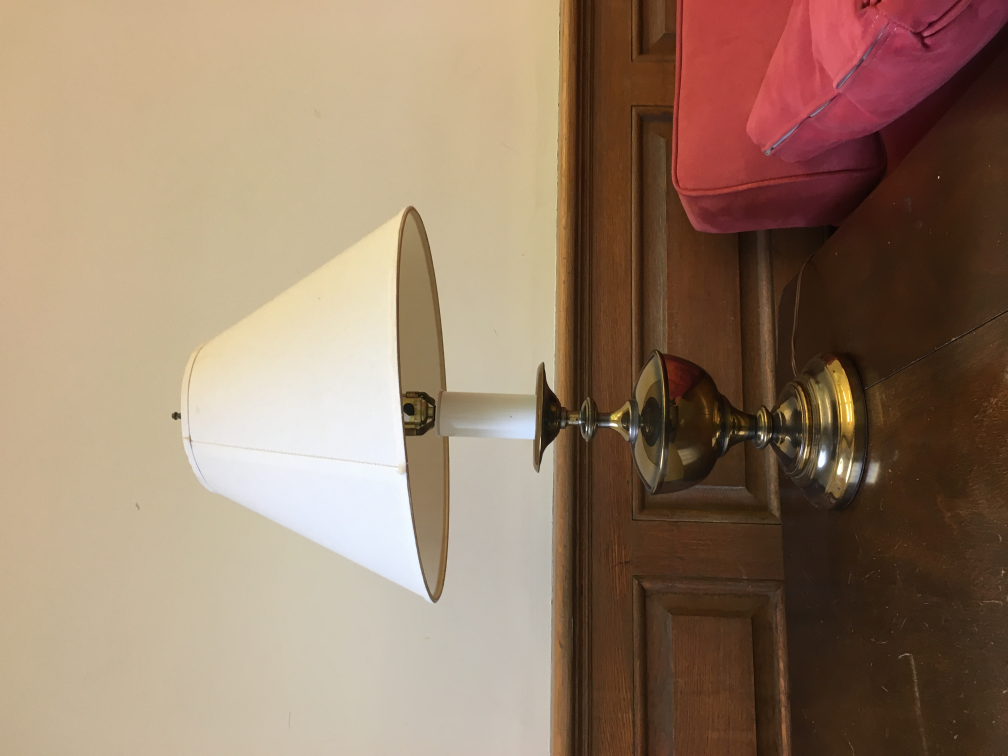
#> input picture server/stego_encoders/lamp.JPG, 4032 x 3024 px (shown at 1/4 size); the run also reads 1 picture not shown here
$ jupyter execute --allow-errors Stego.ipynb   (older library calls are emulated)
#> lines starting #> are read from the running program, lines starting #| are printed output that depends on the picture; long printed decimals are rounded
[cell 1]
import skimage.io as skio
import skimage.color as skc
import skimage.exposure as ske
import matplotlib.pyplot as plt
import numpy as np
from skimage.transform import rescale as rescale

[cell 2]
lamp = skio.imread('lamp.JPG')
#> lamp is the input picture: shape (3024, 4032, 3); mean R, G, B 149.7, 124.9, 103.5
lampg = skc.rgb2gray(lamp)
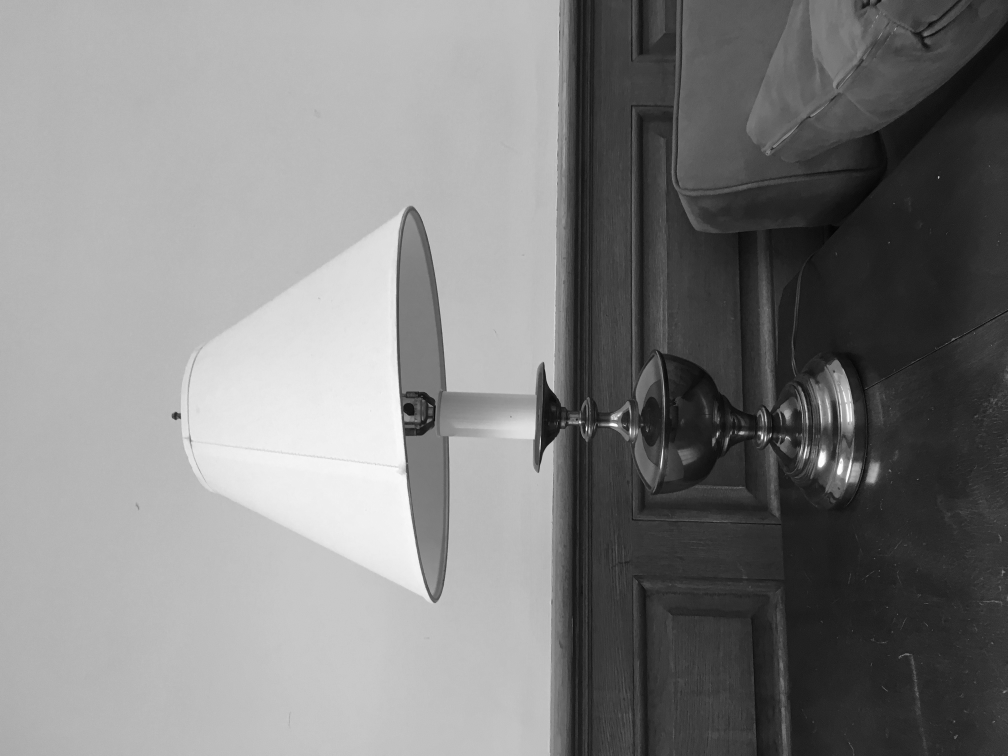
#> lampg: shape (3024, 4032) float64 (shown at 1/4 size); min 0.00417, max 1, mean 0.504
fig = plt.figure(figsize=(13,13))
plt.imshow(lampg, cmap='gray')

[cell 3]
house = skio.imread('house.JPG')
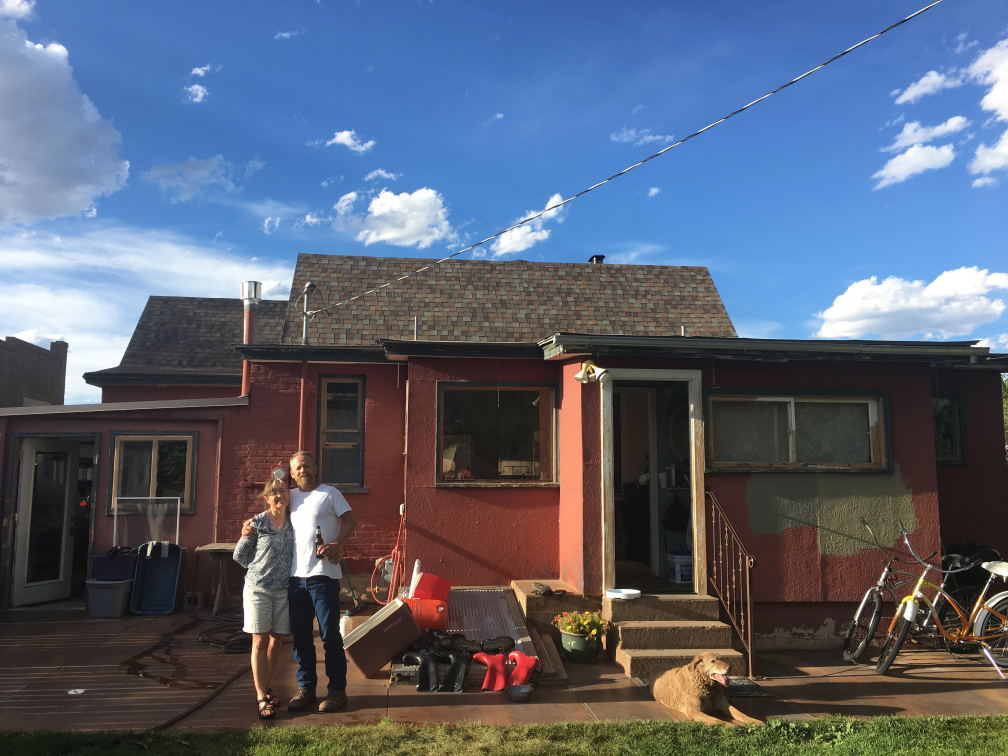
#> input picture server/stego_encoders/house.JPG, 4032 x 3024 px (shown at 1/4 size)
#> house is the input picture: shape (3024, 4032, 3); mean R, G, B 88.7, 97.5, 114.8
houseg = skc.rgb2gray(house)
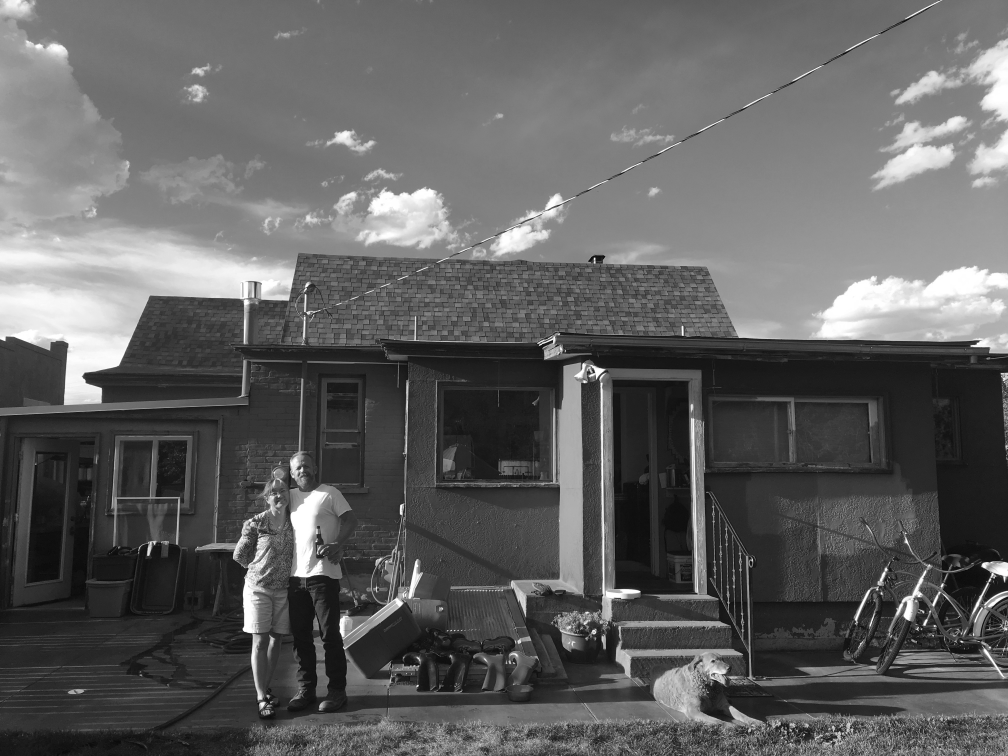
#> houseg: shape (3024, 4032) float64 (shown at 1/4 size); min 0, max 1, mean 0.38
houseg = (houseg*255).astype(int)
#> (the rest of this cell did not finish here and is left out)

[cell 4]
def encodeGray(hidden, base, filename):
    # hidden and base are two numpy arrays
    # total number of pixels of hidden must be 1/8 of base
#> called with filename = 'newhouse.png'
    hpx = hidden.shape[0] * hidden.shape[1]
#> hpx = 12192768
    bpx = base.shape[0] * base.shape[1]
#> bpx = 12192768
    base_shape = base.shape
#> base_shape = (3024, 4032)
    x = 2
    while(hpx > 1/8 * bpx):
        hidden_new = rescale(hidden, 1/x, anti_aliasing=True, multichannel=False)
        hpx = hidden_new.shape[0] * hidden_new.shape[1]
        x+= 1
#> after the loop, x = 4
    # unravel matrices into arrays
    hidden_new *= 255
    print("hidden shape = ", hidden_new.shape)
#| hidden shape =  (1008, 1344)
    print("hidden length = ", str(hpx))
#| hidden length =  1354752
    hidden = np.reshape(hidden_new, hpx)
    print("hidden[0] = ", hidden[10000])
#| hidden[0] =  189.212
    print("hidden[1] = ", hidden[100000])
#| hidden[1] =  188.473
    #base = (base*255).astype(int)
    #base = base.astype(int)
    base = np.reshape(base, bpx)
    # iterate through all elements of hidden, keep counter in base, increment for each shift in hidden
    # encode each element in hidden.shape in first 24 lowest bits of base
    hidden_shape = hidden_new.shape
#> hidden_shape = (1008, 1344)
    for i in range(0,2):
        for j in range(0,12):
            element = i * 12 + j
            bit = (np.right_shift(hidden_shape[i], j) & 1)
            #base[element] = np.left_shift(np.right_shift(base[element],1),1) + bit
            base[element] = ((base[element] // 2) * 2) +  bit
    # encode remaining bits in
    count = 24
    for x in range(0, len(hidden)):
        for j in range(0,8):
            bit = (int(hidden[x]) >> j) & 1
            #base[count] = np.left_shift(np.right_shift(base[count],1),1) + bit
            base[count] = ((base[count] // 2) * 2) + bit
            count += 1
#> after the loop, count = 10838040
    base = np.reshape(base, base_shape)
    skio.imsave(filename, base)


#> (the rest of this cell did not finish here and is left out)

#> (a cell that did not finish here is left out)

#> (a cell that did not finish here is left out)

[cell 7]
def decodeGray(base, filename):
    # base is a 2D numpy array
    # first 2 12 byte intervals refer to shape of the hidden image
    bpx = base.shape[0] * base.shape[1]
    base = np.reshape(base, bpx)
    shape = [0, 0]
    for i in range(0,2):
        for j in range(0,12):
            bit = base[i * 12 + j] & 1
            shape[i] = shape[i] | ((2**j)* bit)
    print("shape = ", shape)
    length = shape[0] * shape[1]
    hidden = np.zeros(length, dtype="uint8")
    # decode next length*8 bytes
    count = 0
    for x in range(24, length * 8):
            bit = base[x] & 1
            location = (x-24)//8
            hidden[location] = hidden[location] | ((2**count)*bit)
            count = (count + 1) % 8
    print("hidden[0] = ", hidden[10000])
    print("hidden[1] = ", hidden[100000])
    hidden_new = np.reshape(hidden, (shape[0], shape[1]))
    skio.imsave(filename, hidden_new)


#> (the rest of this cell did not finish here and is left out)

[cell 8]
newlamp = skio.imread('Hidden_image.png')
fig = plt.figure(figsize=(14,14))
plt.imshow(newlamp, cmap='gray')

[cell 9]
fig, (ax1, ax2) = plt.subplots(1,2, figsize=(16,16))
ax1.imshow(lampg, cmap="gray")
ax1.set_title("Original Hidden Image")
ax2.imshow(newlamp, cmap="gray")
ax2.set_title("Decoded Hidden Image")
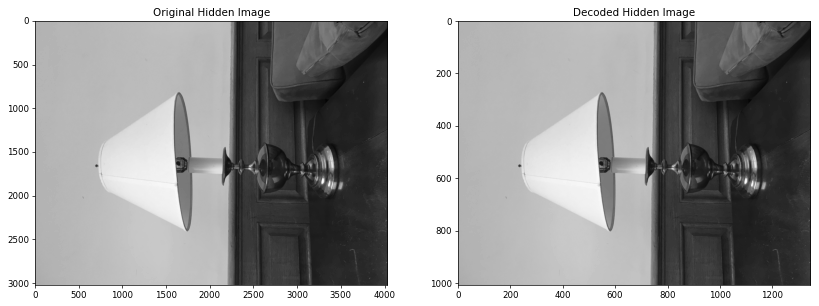
#> figure drawn by matplotlib, 2 panels
